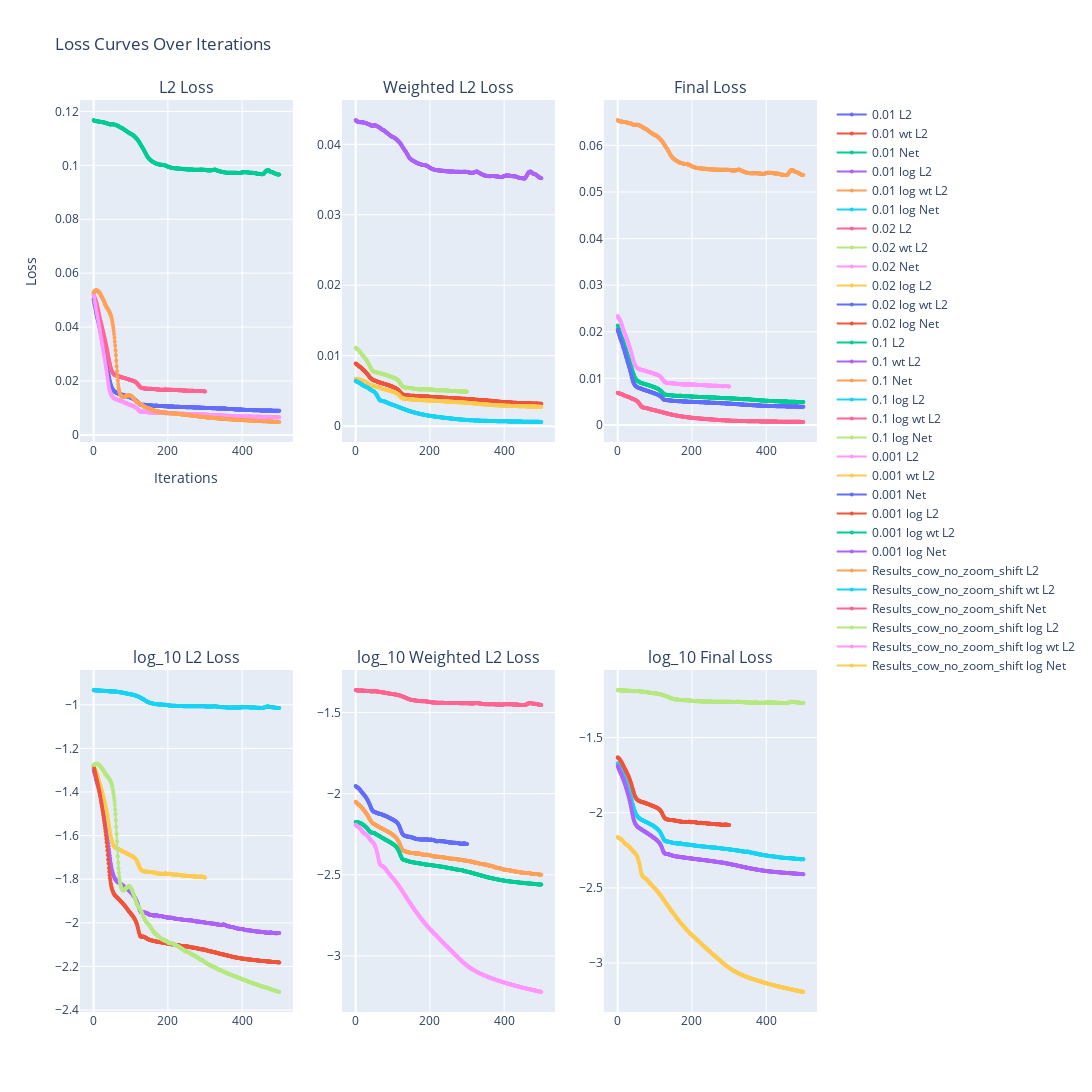

Notebook cell for this chart:
### Code cell
from pathlib import Path
import numpy as np
import plotly.graph_objects as go
from plotly.subplots import make_subplots

parent_dir = Path("")
prefix = "Results_cow_noise_"
folders = [d.name + "/Meshes/" for d in parent_dir.iterdir() if d.is_dir() and d.name.startswith(prefix)]
folders.append('Results_cow_no_zoom_shift/Meshes/')

print('Plots extracted from folders:\n', folders)

# Create subplots (2 row, 3 columns)
fig = make_subplots(rows=2, cols=3, subplot_titles=["L2 Loss", "Weighted L2 Loss", "Final Loss", "log_10 L2 Loss", "log_10 Weighted L2 Loss", "log_10 Final Loss"])

for folder in folders:
    # Load loss values from three .npy files
    loss1 = np.load(folder+"loss_mse.npy")
    loss2 = np.load(folder+"loss_mse_wt.npy")
    loss3 = np.load(folder+"loss.npy")

    # Ensure all arrays have the same length
    if not (len(loss1) == len(loss2) == len(loss3)):
        raise ValueError("All .npy files must have the same length.")

    # Create x-axis values
    iterations = np.arange(0, len(loss1))

    # Add traces for each loss curve
    fig.add_trace(go.Scatter(x=iterations, y=loss1, mode="markers+lines", name=folder.split('/')[0].split(prefix)[-1]+" L2"), row=1, col=1)
    fig.add_trace(go.Scatter(x=iterations, y=loss2, mode="markers+lines", name=folder.split('/')[0].split(prefix)[-1]+" wt L2"), row=1, col=2)
    fig.add_trace(go.Scatter(x=iterations, y=loss3, mode="markers+lines", name=folder.split('/')[0].split(prefix)[-1]+" Net"), row=1, col=3)

    fig.add_trace(go.Scatter(x=iterations, y=np.log10(loss1), mode="markers+lines", name=folder.split('/')[0].split(prefix)[-1]+" log L2"), row=2, col=1)
    fig.add_trace(go.Scatter(x=iterations, y=np.log10(loss2), mode="markers+lines", name=folder.split('/')[0].split(prefix)[-1]+" log wt L2"), row=2, col=2)
    fig.add_trace(go.Scatter(x=iterations, y=np.log10(loss3), mode="markers+lines", name=folder.split('/')[0].split(prefix)[-1]+" log Net"), row=2, col=3)
    fig.update_traces(marker=dict(size=4))
    
    # Update layout for better visualization
    fig.update_layout(
        title="Loss Curves Over Iterations",
        xaxis_title="Iterations",
        yaxis_title="Loss",
        yaxis1 = dict(range = [0,None]),
        yaxis2 = dict(range = [0,None]),
        yaxis3 = dict(range = [0,None]),
        height = 1200,
        width = 2000
    )
    

# Show interactive plot
fig.show()

### Figure 1 — Plotly figure (JSON) as saved in the notebook; plotly's stock layout.template omitted (floating-point values rounded to 4 significant figures; data arrays with more than 128 entries replaced by an {"elided": "..."} marker saying what was removed)
{"data": [{"marker": {"size": 4}, "mode": "markers+lines", "name": "0.01 L2", "type": "scatter", "x": {"elided": "501 int values"}, "xaxis": "x", "y": {"elided": "501 float values"}, "yaxis": "y"}, {"marker": {"size": 4}, "mode": "markers+lines", "name": "0.01 wt L2", "type": "scatter", "x": {"elided": "501 int values"}, "xaxis": "x2", "y": {"elided": "501 float values"}, "yaxis": "y2"}, {"marker": {"size": 4}, "mode": "markers+lines", "name": "0.01 Net", "type": "scatter", "x": {"elided": "501 int values"}, "xaxis": "x3", "y": {"elided": "501 float values"}, "yaxis": "y3"}, {"marker": {"size": 4}, "mode": "markers+lines", "name": "0.01 log L2", "type": "scatter", "x": {"elided": "501 int values"}, "xaxis": "x4", "y": {"elided": "501 float values"}, "yaxis": "y4"}, {"marker": {"size": 4}, "mode": "markers+lines", "name": "0.01 log wt L2", "type": "scatter", "x": {"elided": "501 int values"}, "xaxis": "x5", "y": {"elided": "501 float values"}, "yaxis": "y5"}, {"marker": {"size": 4}, "mode": "markers+lines", "name": "0.01 log Net", "type": "scatter", "x": {"elided": "501 int values"}, "xaxis": "x6", "y": {"elided": "501 float values"}, "yaxis": "y6"}, {"marker": {"size": 4}, "mode": "markers+lines", "name": "0.02 L2", "type": "scatter", "x": {"elided": "301 int values"}, "xaxis": "x", "y": {"elided": "301 float values"}, "yaxis": "y"}, {"marker": {"size": 4}, "mode": "markers+lines", "name": "0.02 wt L2", "type": "scatter", "x": {"elided": "301 int values"}, "xaxis": "x2", "y": {"elided": "301 float values"}, "yaxis": "y2"}, {"marker": {"size": 4}, "mode": "markers+lines", "name": "0.02 Net", "type": "scatter", "x": {"elided": "301 int values"}, "xaxis": "x3", "y": {"elided": "301 float values"}, "yaxis": "y3"}, {"marker": {"size": 4}, "mode": "markers+lines", "name": "0.02 log L2", "type": "scatter", "x": {"elided": "301 int values"}, "xaxis": "x4", "y": {"elided": "301 float values"}, "yaxis": "y4"}, {"marker": {"size": 4}, "mode": "markers+lines", "name": "0.02 log wt L2", "type": "scatter", "x": {"elided": "301 int values"}, "xaxis": "x5", "y": {"elided": "301 float values"}, "yaxis": "y5"}, {"marker": {"size": 4}, "mode": "markers+lines", "name": "0.02 log Net", "type": "scatter", "x": {"elided": "301 int values"}, "xaxis": "x6", "y": {"elided": "301 float values"}, "yaxis": "y6"}, {"marker": {"size": 4}, "mode": "markers+lines", "name": "0.1 L2", "type": "scatter", "x": {"elided": "501 int values"}, "xaxis": "x", "y": {"elided": "501 float values"}, "yaxis": "y"}, {"marker": {"size": 4}, "mode": "markers+lines", "name": "0.1 wt L2", "type": "scatter", "x": {"elided": "501 int values"}, "xaxis": "x2", "y": {"elided": "501 float values"}, "yaxis": "y2"}, {"marker": {"size": 4}, "mode": "markers+lines", "name": "0.1 Net", "type": "scatter", "x": {"elided": "501 int values"}, "xaxis": "x3", "y": {"elided": "501 float values"}, "yaxis": "y3"}, {"marker": {"size": 4}, "mode": "markers+lines", "name": "0.1 log L2", "type": "scatter", "x": {"elided": "501 int values"}, "xaxis": "x4", "y": {"elided": "501 float values"}, "yaxis": "y4"}, {"marker": {"size": 4}, "mode": "markers+lines", "name": "0.1 log wt L2", "type": "scatter", "x": {"elided": "501 int values"}, "xaxis": "x5", "y": {"elided": "501 float values"}, "yaxis": "y5"}, {"marker": {"size": 4}, "mode": "markers+lines", "name": "0.1 log Net", "type": "scatter", "x": {"elided": "501 int values"}, "xaxis": "x6", "y": {"elided": "501 float values"}, "yaxis": "y6"}, {"marker": {"size": 4}, "mode": "markers+lines", "name": "0.001 L2", "type": "scatter", "x": {"elided": "501 int values"}, "xaxis": "x", "y": {"elided": "501 float values"}, "yaxis": "y"}, {"marker": {"size": 4}, "mode": "markers+lines", "name": "0.001 wt L2", "type": "scatter", "x": {"elided": "501 int values"}, "xaxis": "x2", "y": {"elided": "501 float values"}, "yaxis": "y2"}, {"marker": {"size": 4}, "mode": "markers+lines", "name": "0.001 Net", "type": "scatter", "x": {"elided": "501 int values"}, "xaxis": "x3", "y": {"elided": "501 float values"}, "yaxis": "y3"}, {"marker": {"size": 4}, "mode": "markers+lines", "name": "0.001 log L2", "type": "scatter", "x": {"elided": "501 int values"}, "xaxis": "x4", "y": {"elided": "501 float values"}, "yaxis": "y4"}, {"marker": {"size": 4}, "mode": "markers+lines", "name": "0.001 log wt L2", "type": "scatter", "x": {"elided": "501 int values"}, "xaxis": "x5", "y": {"elided": "501 float values"}, "yaxis": "y5"}, {"marker": {"size": 4}, "mode": "markers+lines", "name": "0.001 log Net", "type": "scatter", "x": {"elided": "501 int values"}, "xaxis": "x6", "y": {"elided": "501 float values"}, "yaxis": "y6"}, {"marker": {"size": 4}, "mode": "markers+lines", "name": "Results_cow_no_zoom_shift L2", "type": "scatter", "x": {"elided": "501 int values"}, "xaxis": "x", "y": {"elided": "501 float values"}, "yaxis": "y"}, {"marker": {"size": 4}, "mode": "markers+lines", "name": "Results_cow_no_zoom_shift wt L2", "type": "scatter", "x": {"elided": "501 int values"}, "xaxis": "x2", "y": {"elided": "501 float values"}, "yaxis": "y2"}, {"marker": {"size": 4}, "mode": "markers+lines", "name": "Results_cow_no_zoom_shift Net", "type": "scatter", "x": {"elided": "501 int values"}, "xaxis": "x3", "y": {"elided": "501 float values"}, "yaxis": "y3"}, {"marker": {"size": 4}, "mode": "markers+lines", "name": "Results_cow_no_zoom_shift log L2", "type": "scatter", "x": {"elided": "501 int values"}, "xaxis": "x4", "y": {"elided": "501 float values"}, "yaxis": "y4"}, {"marker": {"size": 4}, "mode": "markers+lines", "name": "Results_cow_no_zoom_shift log wt L2", "type": "scatter", "x": {"elided": "501 int values"}, "xaxis": "x5", "y": {"elided": "501 float values"}, "yaxis": "y5"}, {"marker": {"size": 4}, "mode": "markers+lines", "name": "Results_cow_no_zoom_shift log Net", "type": "scatter", "x": {"elided": "501 int values"}, "xaxis": "x6", "y": {"elided": "501 float values"}, "yaxis": "y6"}], "layout": {"annotations": [{"font": {"size": 16}, "showarrow": false, "text": "L2 Loss", "x": 0.1444, "xanchor": "center", "xref": "paper", "y": 1, "yanchor": "bottom", "yref": "paper"}, {"font": {"size": 16}, "showarrow": false, "text": "Weighted L2 Loss", "x": 0.5, "xanchor": "center", "xref": "paper", "y": 1, "yanchor": "bottom", "yref": "paper"}, {"font": {"size": 16}, "showarrow": false, "text": "Final Loss", "x": 0.8556, "xanchor": "center", "xref": "paper", "y": 1, "yanchor": "bottom", "yref": "paper"}, {"font": {"size": 16}, "showarrow": false, "text": "log_10 L2 Loss", "x": 0.1444, "xanchor": "center", "xref": "paper", "y": 0.375, "yanchor": "bottom", "yref": "paper"}, {"font": {"size": 16}, "showarrow": false, "text": "log_10 Weighted L2 Loss", "x": 0.5, "xanchor": "center", "xref": "paper", "y": 0.375, "yanchor": "bottom", "yref": "paper"}, {"font": {"size": 16}, "showarrow": false, "text": "log_10 Final Loss", "x": 0.8556, "xanchor": "center", "xref": "paper", "y": 0.375, "yanchor": "bottom", "yref": "paper"}], "height": 1200, "title": {"text": "Loss Curves Over Iterations"}, "width": 2000, "xaxis": {"anchor": "y", "domain": [0, 0.2889], "title": {"text": "Iterations"}}, "xaxis2": {"anchor": "y2", "domain": [0.3556, 0.6444]}, "xaxis3": {"anchor": "y3", "domain": [0.7111, 1]}, "xaxis4": {"anchor": "y4", "domain": [0, 0.2889]}, "xaxis5": {"anchor": "y5", "domain": [0.3556, 0.6444]}, "xaxis6": {"anchor": "y6", "domain": [0.7111, 1]}, "yaxis": {"anchor": "x", "domain": [0.625, 1], "range": [0, null], "title": {"text": "Loss"}}, "yaxis2": {"anchor": "x2", "domain": [0.625, 1], "range": [0, null]}, "yaxis3": {"anchor": "x3", "domain": [0.625, 1], "range": [0, null]}, "yaxis4": {"anchor": "x4", "domain": [0, 0.375]}, "yaxis5": {"anchor": "x5", "domain": [0, 0.375]}, "yaxis6": {"anchor": "x6", "domain": [0, 0.375]}}}
